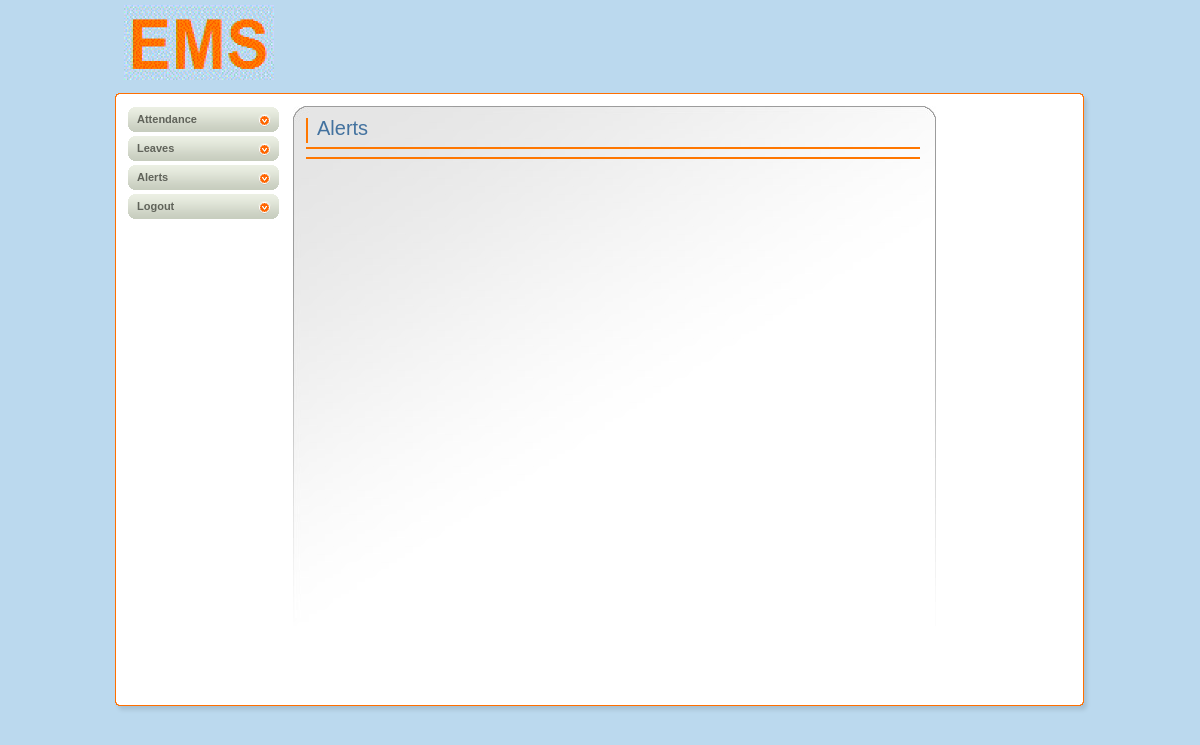
The page /alerts.php on the database as committed earlier.
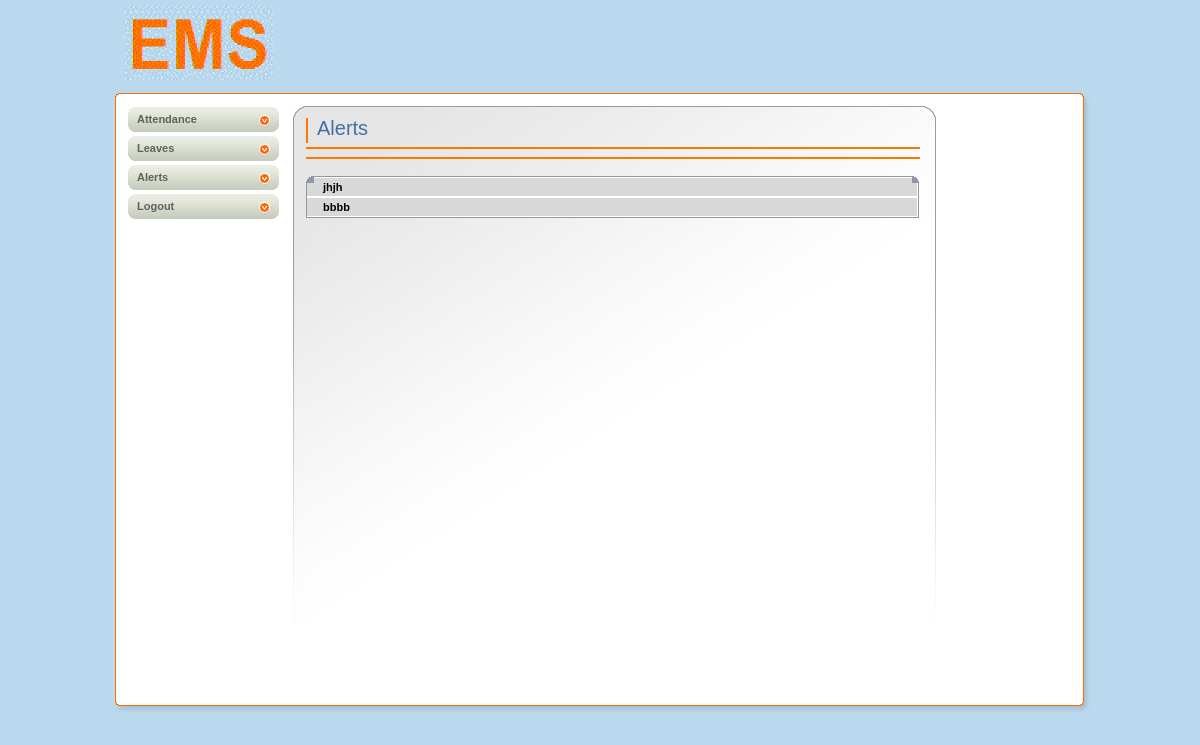
The same page on the database as committed later.
### tables this page shows
CREATE TABLE `alert` (
  `id` int(11) NOT NULL,
  `message` varchar(50) NOT NULL
);

### alerts.php (the view, shortened to what this page needs)
<!DOCTYPE html PUBLIC "-//W3C//DTD XHTML 1.0 Transitional//EN" "http://www.w3.org/TR/xhtml1/DTD/xhtml1-transitional.dtd">
<html>
    <head>
    </head>
    <body>
        <div id="main">
            <div id="header">
                <a href="index.html" class="logo"><img src="img/logo.gif" width="150" height="75" alt=""/></a>
            </div>
            <div id="middle">
                <div id="left-column">
                    <a href="employee_dashboard.php" class="link">Attendance</a>
                    <a href="employee_leaves.php" class="link">Leaves</a>
                    <a href="alerts.php" class="link">Alerts</a>
                    <a href="index.php" class="link">Logout</a>
                </div>
                <div id="center-column">
                    <div class="top-bar">
                        <h1>Alerts</h1>
                    </div><br/>
                    <div class="select-bar">
                    </div>
                    <div class="table">
                        <?php
                        include_once 'config.php';
                        $sql = "SELECT * FROM `alert`";
                        $result = $con->query($sql);
                        $count = mysqli_num_rows($result);
                        if ($count != 0) {
                            echo '
<img src="img/bg-th-left.gif" width="8" height="7" alt="" class="left"/>
                        <img src="img/bg-th-right.gif" width="7" height="7" alt="" class="right"/>
                        <table class="listing" cellpadding="0" cellspacing="0">
<tr>
                            </tr>';
                            while ($row = mysqli_fetch_assoc($result)) {
                                echo ' <tr >
                                <td class="first style2">' . $row['message'] . '</td>
                            </tr>';
                            }
                        }
                        ?>
                        </table>
                    </div>
                </div>
            </div>
            <div id="footer"></div>
        </div>
    </body>
</html>

Rows that differ between the two databases and show on the page:
added alert: message "jhjh"
added alert: message "bbbb"
